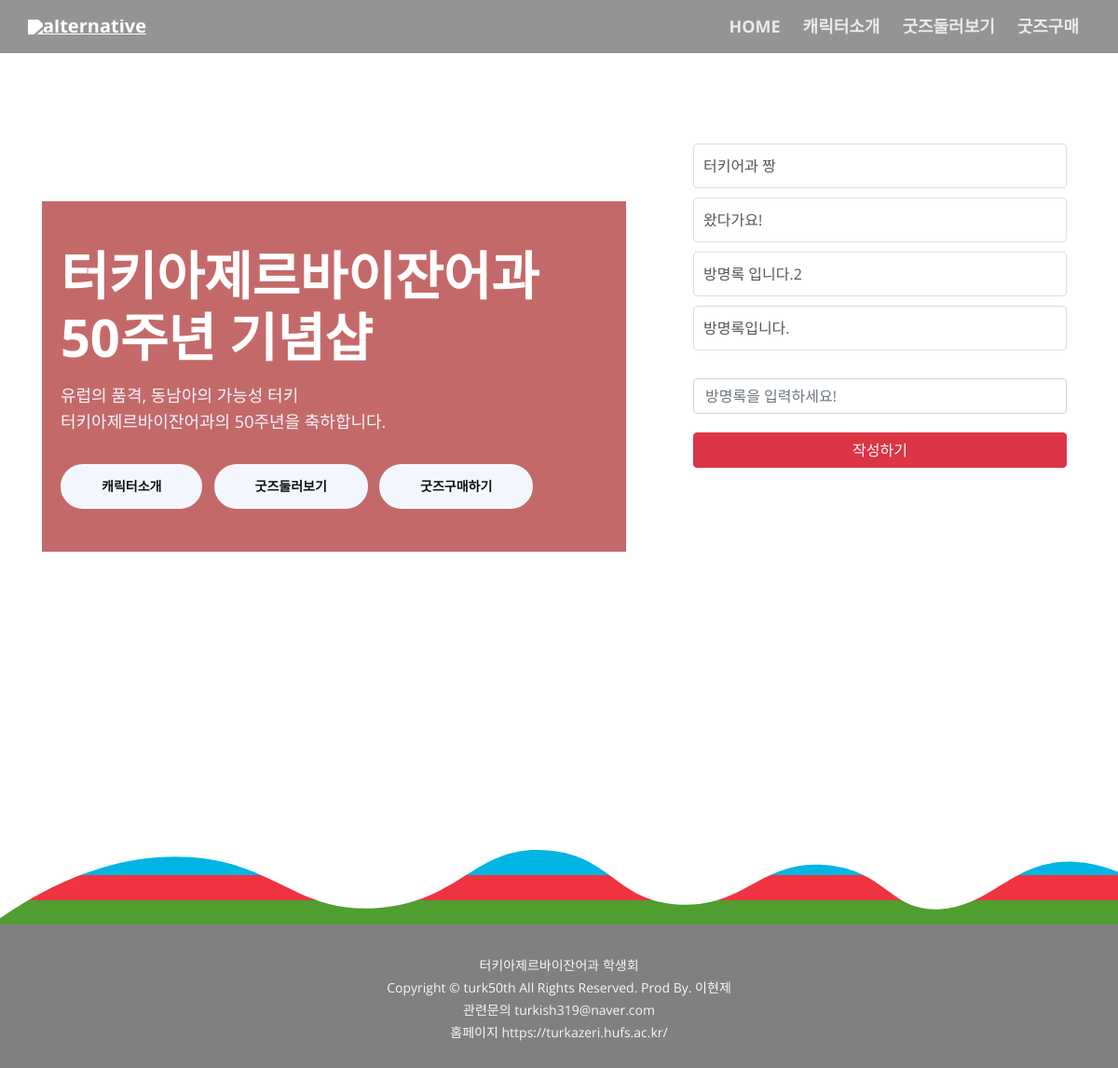
The app's page /, older data.
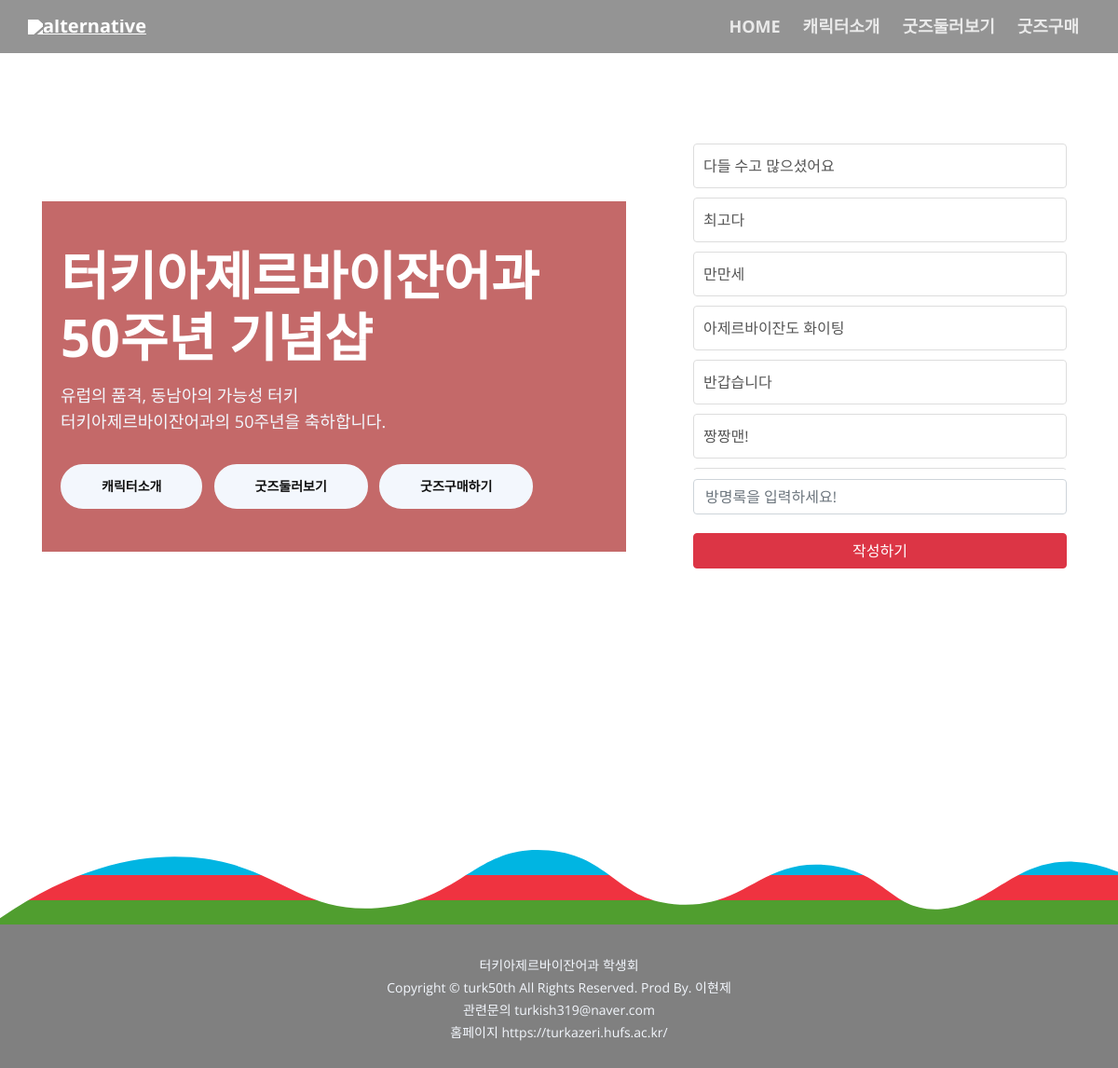
The same page, newer data.
### guestbook/models.py (models this page shows)
class Balloon(models.Model):
    writer = models.CharField(max_length=10, null=True)
    body = models.CharField(max_length=50, null=True)

### guestbook/views.py (the view)
# urls.py: path('', views.balloon_list, name='home'),
@csrf_exempt
def balloon_list(request):
    if request.method == 'POST':
        body = request.POST.get('body')
        if body:
            Balloon.objects.create(body=body)
        return redirect('home')  # 방명록 작성 후 리다이렉트
    guestbook_entries = Balloon.objects.all().order_by('-id')
    return render(request, 'home.html', {'guestbook_entries': guestbook_entries})

### supply/templates/home.html (shortened to what this page needs)
{% extends 'base.html' %}
{% load static %}
{% block content %}
<header id="header" class="header">
    <div class="header-content">
        <div class="container" >
            <div class="row">
                <div class="col-lg-7 col-xl-5.1">
                    <div class="text-container">
                        <br>
                        <h1>터키아제르바이잔어과</br>  50주년 기념샵</h1>
                        <p class="p-large">유럽의 품격, 동남아의 가능성 터키<br> 터키아제르바이잔어과의 50주년을 축하합니다. </p>
                        <a class="btn-solid-lg page-scroll" href="">캐릭터소개</a>
                        <a class="btn-solid-lg page-scroll" href="{% url 'item:all' %}">굿즈둘러보기</a>
                            <a class="btn-solid-lg page-scroll" href="">굿즈구매하기</a>
                    </div>
                </div>
                <div class="col-lg-5 col-xl-5">
                    <div class="image-container">
                        <div class="guestbook">
                            {% for entry in guestbook_entries %}
                            <div class="entry">
                                <p>{{ entry.body }}</p>
                            </div>
                            {% endfor %}
                        </div>
                        <form method="POST" action="{% url 'home' %}" class="form-guestbook">
                            <input class="form-control" type="text" placeholder="방명록을 입력하세요!" aria-label="default input example" name="body" style="color: black;">
                            <button type="submit" class="btn btn-danger">작성하기</button>
                        </form>
                    </div>
                </div>
            </div>
        </div>
    </div>
</header>
{% endblock %}

Row changes from the older to the newer data that the page shows:
no longer on this page (row edited): Balloon: body "왔다가요!"
no longer on this page (row edited): Balloon: body "방명록 입니다.2"
no longer on this page (row edited): Balloon: body "방명록입니다."
added Balloon: body "다들 수고 많으셨어요"
added Balloon: body "최고다"
added Balloon: body "만만세"
added Balloon: body "아제르바이잔도 화이팅"
added Balloon: body "반갑습니다"
changed Balloon: body "터키어과 짱" → "짱짱맨!"
